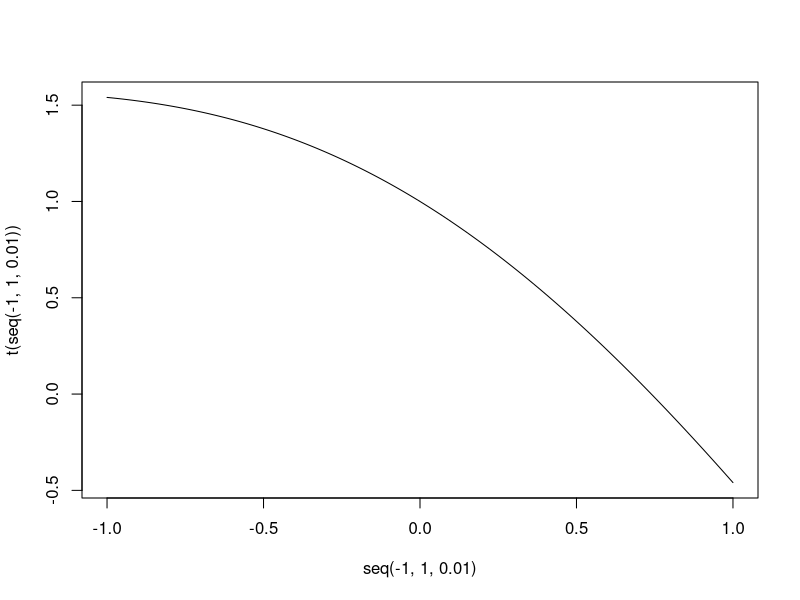

The R script that drew this image:
## ---- chunk 1
secantMethod <- function(f, x0, x1, tol = 0.0001){
  #Set up function for recurance equation
  nextGuess <- function(f, x0, x1) {
    fx1 <- f(x1) #We use this value twice, so let's only calculate it once.
    return(x1 - fx1 * (x1 - x0)/(fx1 - f(x0)))
  }
  
  #Get the first guess
  x2 <- nextGuess(f, x0, x1)
  
  #Check for tolerance level:
  if(abs(x1 - x2) > tol){
    secantMethod(f, x1, x2, tol) #recursively call the function again.
  } else {
    return(x2) #Return the final value.
  }
}
## ---- chunk 2
t <- function(x) cos(x) - x
secantMethod(t, 2.1, 2.5)
## ---- chunk 3
plot(seq(-1,1,0.01), t(seq(-1,1,0.01)), type = 'l')
## ---- chunk 4
dt = function(x) -sin(x) - 1 #Code in the derivative. 
x0  = 2.1 #initial value

NR = function(f, df, x0, tol = 0.0001){
  #recurance equation
  nextGuess <- function(f, df, x0) x0 - (f(x0))/(df(0))

  #Get the first guess
  x1 <- nextGuess(f, df, x0)
  
  #Check for tolerance level:
  if(abs(x0 - x1) > tol){
    NR(f, df, x1, tol) #recursively call the function again.
  } else {
    return(x1) #Return the final value.
  }
}

#A quick test.
NR(t, dt, x0)
## ---- chunk 5
tollerance = 0.00001
numberOfReps = 100000
system.time(replicate(numberOfReps, secantMethod(t, rnorm(1, 0, 2), 2.5, tol = tollerance)))
## ---- chunk 6
system.time(replicate(numberOfReps, NR(t, dt, rnorm(1, 0, 2), tol = tollerance)))
## ---- chunk 7
    #Dice rolling function
    rollDice <- function(n = 2, d = c(1,2,3,4,5,6), printGame = F){
      res = sum(sample(d, n, replace = T))
      if(printGame){print(res)} #Do we want to see the way the game plays out?
      return(res)
    } 
    
    #Let's play craps!
    playCraps <- function(firstRoll = 0, printGame = F){
      if(firstRoll == 0){ #if it is our first time playing the game, roll for the first time. 
        firstRoll <- rollDice(printGame = printGame) #First roll
        if (firstRoll %in% c(7,11)) return("win") #win if it's a 7 or 11
      }
      
      r <- rollDice(printGame = printGame)
      if(r == firstRoll){ #Check if our roll is the first roll. 
        return("win") #if it is, we win
      } else if(r %in% c(7,11)) { #If we didn't win, did we lose by rolling a 7 or 11? 
        return("lose")
      } else { #If we didn't win or lose, play again. 
        playCraps(firstRoll = firstRoll, printGame = printGame)
      }
    }
## ---- chunk 8
playCraps(printGame = T)
## ---- chunk 9
set.seed(100)
replicate(3,playCraps(printGame = T))
## ---- chunk 10
s <- 10 #initialize seed counter.
while(sum(replicate(10, playCraps()) == "win") != 10){
  s <- s + 1  #increment our seed 
  set.seed(s) #set the new seed. 
} 
print(s)
## ---- chunk 11
set.seed(880)
replicate(10, playCraps())
## ---- chunk 12
# setwd("/Users/Nick/Dropbox/vandy/computing/homework/data")
# path: directory path to input files
# file: name of the output file; it should be written to path
# nTeams: number of teams in league
# cap: money available to each team
# posReq: number of starters for each position
# points: point allocation for each category
ffvalues <- function(path, file='outfile.csv', nTeams=12, cap=200, posReq=c(qb=1, rb=2, wr=3, te=1, k=1),
                         points=c(fg=4, xpt=1, pass_yds=1/25, pass_tds=4, pass_ints=-2, rush_yds=1/10, 
                                  rush_tds=6, fumbles=-2, rec_yds=1/20, rec_tds=6)) {

  
  ## read in CSV files
  setwd(path) #Get to the right place.
  k  <- read.csv("proj_k15.csv")
  qb <- read.csv("proj_qb15.csv")
  rb <- read.csv("proj_rb15.csv")
  te <- read.csv("proj_te15.csv")
  wr <- read.csv("proj_wr15.csv")
  
  k[,'pos']  <- 'k'
  qb[,'pos'] <- 'qb'
  rb[,'pos'] <- 'rb'
  te[,'pos'] <- 'te'
  wr[,'pos'] <- 'wr'
  
  # generate unique list of column names
  cols <- unique(c(names(k), names(qb), names(rb), names(te), names(wr)))
  
  k[,setdiff(cols, names(k))]   <- 0
  qb[,setdiff(cols, names(qb))] <- 0
  rb[,setdiff(cols, names(rb))] <- 0
  te[,setdiff(cols, names(te))] <- 0
  wr[,setdiff(cols, names(wr))] <- 0
  
  #Create one big dataframe. 
  x <- rbind(k[,cols], qb[,cols], rb[,cols], te[,cols], wr[,cols])
  
  x[,'p_fg']        <- x[,'fg']*points["fg"]
  x[,'p_xpt']       <- x[,'xpt']*points["xpt"]
  x[,'p_pass_yds']  <- x[,'pass_yds']*points["pass_yds"]
  x[,'p_pass_tds']  <- x[,'pass_tds']*points["pass_tds"]
  x[,'p_pass_ints'] <- x[,'pass_ints']*points["pass_ints"]
  x[,'p_rush_yds']  <- x[,'rush_yds']*points["rush_yds"]
  x[,'p_rush_tds']  <- x[,'rush_tds']*points["rush_tds"]
  x[,'p_fumbles']   <- x[,'fumbles']*points["fumbles"]
  x[,'p_rec_yds']   <- x[,'rec_yds']*points["rec_yds"]
  x[,'p_rec_tds']   <- x[,'rec_tds']*points["rec_tds"]

  ## calculate dollar values
  
  x[,'points'] <- rowSums(x[,grep("^p_", names(x))])
  x2 <- x[order(x[,'points'], decreasing=TRUE),]
 
  # determine the row indices for each position
  k.ix  <- which(x2[,'pos']=='k')
  qb.ix <- which(x2[,'pos']=='qb')
  rb.ix <- which(x2[,'pos']=='rb')
  te.ix <- which(x2[,'pos']=='te')
  wr.ix <- which(x2[,'pos']=='wr')
  
   
  x2[qb.ix, 'marg'] <- x2[qb.ix,'points'] - x2[qb.ix[max(1,posReq['qb'])*nTeams],'points']
  x2[rb.ix, 'marg'] <- x2[rb.ix,'points'] - x2[rb.ix[max(1,posReq['rb'])*nTeams],'points']
  x2[wr.ix, 'marg'] <- x2[wr.ix,'points'] - x2[wr.ix[max(1,posReq['wr'])*nTeams],'points']
  x2[te.ix, 'marg'] <- x2[te.ix,'points'] - x2[te.ix[max(1,posReq['te'])*nTeams],'points']
  x2[k.ix,  'marg'] <- x2[k.ix, 'points'] -  x2[k.ix[max(1,posReq['k'])*nTeams],  'points']

  # create a new data.frame subset by non-negative marginal points
  x3 <- x2[x2[,'marg'] >= 0,]
  
  # re-order by marginal points
  x3 <- x3[order(x3[,'marg'], decreasing=TRUE),]
  
  # reset the row names
  rownames(x3) <- NULL
  
  # calculation for player value
  x3[,'value'] <- x3[,'marg']*(nTeams*cap-nrow(x3))/sum(x3[,'marg']) + 1
  
  # create a data.frame with more interesting columns
  x4 <- x3[,c('PlayerName','pos','points','marg','value')]
  x4[,'marg'] <- NULL
  ## save dollar values as CSV file
  write.csv(x4, file)
  ## return data.frame with dollar values
  return(x4)
}
## ---- chunk 13
setwd("/Users/Nick/Dropbox/vandy/computing/homework/data")
x1 <- ffvalues('.')
## ---- chunk 14
sum(x1[,'value'] > 20)
## ---- chunk 15
x1[x1[,'pos'] == "rb",][15,]
## ---- chunk 16
setwd("/Users/Nick/Dropbox/vandy/computing/homework/data")
x2 <- ffvalues(getwd(), '16team.csv', nTeams=16, cap=150)
sum(x2[,'value'] > 20)
## ---- chunk 17
sum(x2[1:40, "pos" ] == "wr")
## ---- chunk 18
setwd("/Users/Nick/Dropbox/vandy/computing/homework/data")
x3 <- ffvalues('.', 'qbheavy.csv', posReq=c(qb=2, rb=2, wr=3, te=1, k=0),
        points=c(fg=0, xpt=0, pass_yds=1/25, pass_tds=6, pass_ints=-2,
                rush_yds=1/10, rush_tds=6, fumbles=-2, rec_yds=1/20, rec_tds=6))
## ---- chunk 19
sum(x3[,'value'] > 20)
## ---- chunk 20
sum(x3[1:30, "pos" ] == "qb")
## ---- chunk 21
objs <- mget(ls("package:base"), inherits = TRUE)
funs <- Filter(is.function, objs)
## ---- chunk 22
argLengths = lapply(funs, function(f) length(formals(f)))
which.max(argLengths)
## ---- chunk 23
sum(argLengths == 0)
